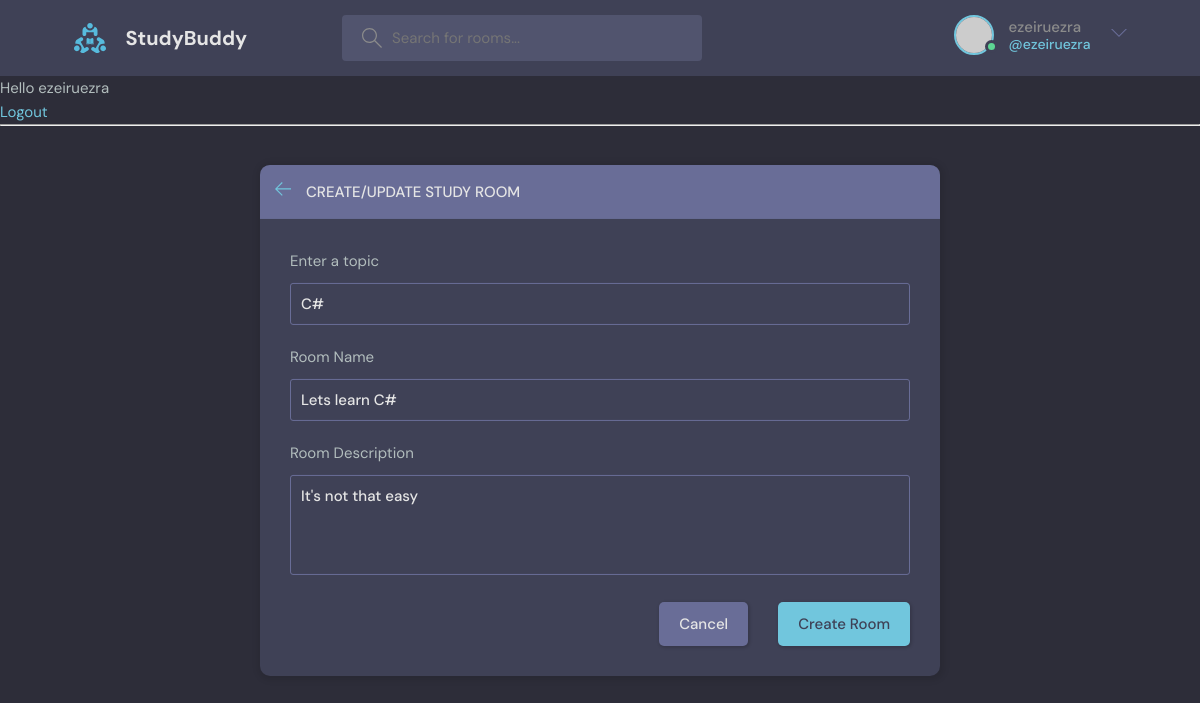
Page /update-room/7 (signed in) on the committed database.
### base/models.py (models this page shows, shortened)
class Room(models.Model):
    host = models.ForeignKey(User, on_delete=models.SET_NULL, null=True)
    topic = models.ForeignKey(Topic, on_delete=models.SET_NULL, null=True)
    name = models.CharField(max_length=200)
    description = models.TextField(null=True, blank=True)
    participants = models.ManyToManyField(User, related_name='participants', blank=True)
    updated = models.DateTimeField(auto_now=True)
    created = models.DateTimeField(auto_now_add=True)
    class Meta:
        ordering = ['-updated', '-created']

class Topic(models.Model):
    name = models.CharField(max_length=200)

### base/views.py (the view, shortened to what this page needs)
# urls.py: path("update-room/<str:pk>", views.update_room, name="update-room"),
@login_required(login_url='login')
def update_room(request, pk):
    room = Room.objects.get(id=pk)
    update_form = RoomForm(instance=room)
    topics = Topic.objects.all()
    if request.user != room.host:
        return HttpResponse("You don't have permission for this")
    context = {
        "form": update_form,
        "topics": topics,
        "room": room
    }
    return render(request, "room_form.html", context)

### base/forms.py
class RoomForm(ModelForm):
    class Meta:
        model = Room
        fields = "__all__"
        exclude = ["host", "participants"]

### base/templates/room_form.html (shortened to what this page needs)
{% extends 'main.html' %}
{% block content %}
  <main class="create-room layout">
    <div class="container">
      <div class="layout__box">
        <div class="layout__boxHeader">
          <div class="layout__boxTitle">
            <a href="{% url 'home' %}">
              <svg version="1.1" xmlns="http://www.w3.org/2000/svg" width="32" height="32" viewBox="0 0 32 32">
                <title>arrow-left</title>
                <path
                  d="M13.723 2.286l-13.723 13.714 13.719 13.714 1.616-1.611-10.96-10.96h27.625v-2.286h-27.625l10.965-10.965-1.616-1.607z">
                </path>
              </svg>
            </a>
            <h3>Create/Update Study Room</h3>
          </div>
        </div>
        <div class="layout__body">
          <form class="form" method="POST" action="">
            <div class="form__group">
              <label for="room_topic"> Enter a topic </label>
              <input required type="text" value="{{ room.topic.name }}" name="topic" list="topic-list" />
            </div>
            <div class="form__group">
              <label for="room_name"> Room Name </label>
              {{ form.name }}
            </div>
            <div class="form__group">
              <label for="room_description"> Room Description </label>
              {{ form.description }}
            </div>
            <div class="form__action">
              <a class="btn btn--dark" href="index.html">Cancel</a>
              <button class="btn btn--main" type="submit">Create Room</button>
            </div>
          </form>
        </div>
      </div>
    </div>
  </main>
{% endblock %}

### base/templates/navbar.html (shortened to what this page needs)
{% load static %}
<header class="header header--loggedIn">
      <div class="container">
        <a href="{% url 'home' %}" class="header__logo">
          <img src="{% static 'images/logo.svg' %}" />
          <h1>StudyBuddy</h1>
        </a>
        <form class="header__search" method="GET" action="{% url 'home' %}">
          <label>
            <input name="q" placeholder="Search for rooms..." />
          </label>
        </form>
        <nav class="header__menu">
          {% if request.user.is_authenticated %}
          <div class="header__user">
            <a href="{% url 'user-profile' request.user.id %}">
              <div class="avatar avatar--medium active">
                <img src="https://randomuser.me/api/portraits/men/37.jpg" />
              </div>
              <p>{{ request.user.username }} <span>@{{ request.user.username }}</span></p>
            </a>
            <button class="dropdown-button">
              <svg version="1.1" xmlns="http://www.w3.org/2000/svg" width="32" height="32" viewBox="0 0 32 32">
                <title>chevron-down</title>
                <path d="M16 21l-13-13h-3l16 16 16-16h-3l-13 13z"></path>
              </svg>
            </button>
          </div>
          {% else %}
           <a href="{% url 'login' %}">
            <img src="{% static 'images/avatar.svg' %}"  />
            <p>Login</p>
          </a>
           {% endif %}
        </nav>
      </div>
    </header>
{% if request.user.is_authenticated %}
<p>Hello {{ request.user }}</p>
<a href="{% url 'logout' %}">Logout</a>
{% else %}
<a href="{% url 'login' %}">Login</a>
{% endif %}
<hr>

### rows in the picture
Room: topic "C#", name "Lets learn C#", description "It's not that easy"

### other values in the picture
{{ request.user.username }} "ezeiruezra"
{{ request.user }} "ezeiruezra"
